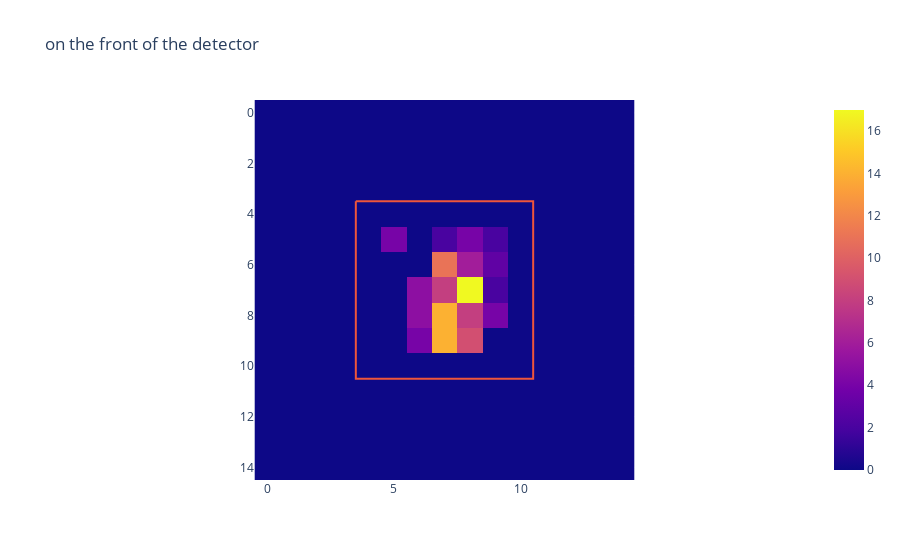
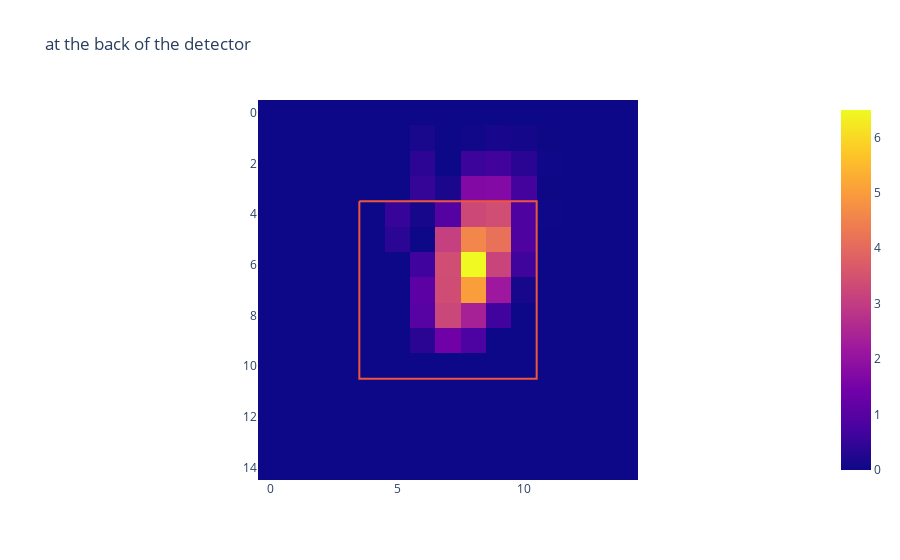

The notebook cell these images were saved under, in order:
### Markdown cell above
Spot 1

### Code cell
# x-ray in the center of pixel
counts, eff = project_probability(s1_vector1, pixel_array1, (px_x, px_y), padding, numMC,1)
print('efficiency', eff)
print('this should be the same as')

### Figure 1 — Plotly figure (JSON) as saved in the notebook; plotly's stock layout.template omitted (floating-point values rounded to 4 significant figures; data arrays with more than 128 entries replaced by an {"elided": "..."} marker saying what was removed)
{"data": [{"coloraxis": "coloraxis", "hovertemplate": "x: %{x}<br>y: %{y}<br>color: %{z}<extra></extra>", "name": "0", "type": "heatmap", "xaxis": "x", "yaxis": "y", "z": {"elided": "15x15 int values"}}, {"mode": "lines", "type": "scatter", "x": [3.5, 10.5, 10.5, 3.5, 3.5], "y": [3.5, 3.5, 10.5, 10.5, 3.5]}], "layout": {"coloraxis": {"cmax": 17, "cmin": 0, "colorscale": [[0, "#0d0887"], [0.1111, "#46039f"], [0.2222, "#7201a8"], [0.3333, "#9c179e"], [0.4444, "#bd3786"], [0.5556, "#d8576b"], [0.6667, "#ed7953"], [0.7778, "#fb9f3a"], [0.8889, "#fdca26"], [1, "#f0f921"]]}, "title": {"text": "on the front of the detector"}, "xaxis": {"anchor": "y", "constrain": "domain", "domain": [0, 1], "scaleanchor": "y"}, "yaxis": {"anchor": "x", "autorange": "reversed", "constrain": "domain", "domain": [0, 1]}}}

### Figure 2 — Plotly figure (JSON) as saved in the notebook; plotly's stock layout.template omitted (floating-point values rounded to 4 significant figures; data arrays with more than 128 entries replaced by an {"elided": "..."} marker saying what was removed)
{"data": [{"coloraxis": "coloraxis", "hovertemplate": "x: %{x}<br>y: %{y}<br>color: %{z}<extra></extra>", "name": "0", "type": "heatmap", "xaxis": "x", "yaxis": "y", "z": {"elided": "15x15 float values"}}, {"mode": "lines", "type": "scatter", "x": [3.5, 10.5, 10.5, 3.5, 3.5], "y": [3.5, 3.5, 10.5, 10.5, 3.5]}], "layout": {"coloraxis": {"cmax": 6.495, "cmin": 0, "colorscale": [[0, "#0d0887"], [0.1111, "#46039f"], [0.2222, "#7201a8"], [0.3333, "#9c179e"], [0.4444, "#bd3786"], [0.5556, "#d8576b"], [0.6667, "#ed7953"], [0.7778, "#fb9f3a"], [0.8889, "#fdca26"], [1, "#f0f921"]]}, "title": {"text": "at the back of the detector"}, "xaxis": {"anchor": "y", "constrain": "domain", "domain": [0, 1], "scaleanchor": "y"}, "yaxis": {"anchor": "x", "autorange": "reversed", "constrain": "domain", "domain": [0, 1]}}}
